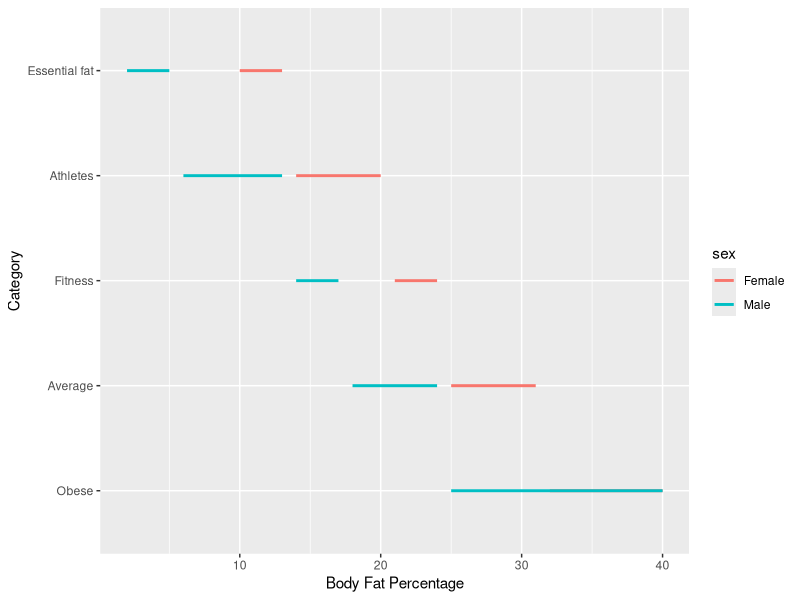

R code for this plot:
## ---- chunk 1
knitr::opts_chunk$set(warning = FALSE, message = FALSE)
## ---- chunk 2
library(ggplot2)
categories <- data.frame(
    category = factor(rep(c(rep("Essential fat", 2), rep("Athletes", 2), rep("Fitness", 2), rep("Average", 2), rep("Obese", 2)), 2),
                      levels = c("Obese", "Average", "Fitness", "Athletes", "Essential fat"), ordered = TRUE),
    sex = factor(c(rep(0, 10), rep(1, 10)), levels = c(0, 1), labels = c("Female", "Male")),
    value = c(10, 13, 14, 20, 21, 24, 25, 31, 32, 40, 2, 5, 6, 13, 14, 17, 18, 24, 25, 40)
)
ggplot(categories, aes(value, category, color = sex)) +
    geom_line(size = 1) +
    xlab("Body Fat Percentage") +
    ylab("Category")
